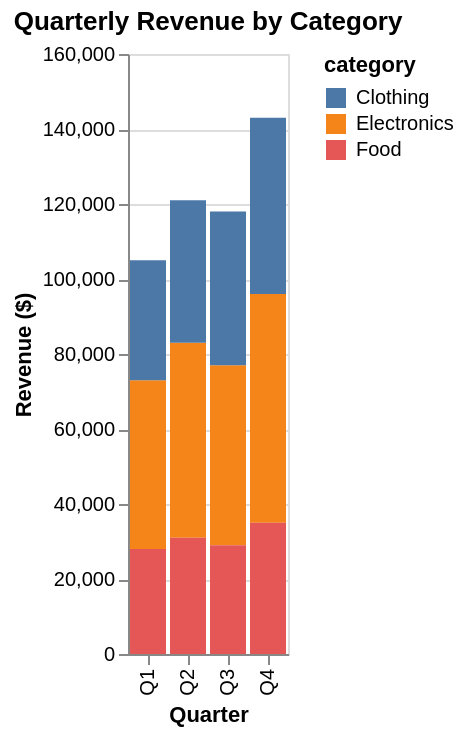

Vega-Lite specification stored for this chart:
### Vega-Lite specification from a JSON file in a GitHub repository (floating-point values rounded to 4 significant figures)
{"$schema": "https://vega.github.io/schema/vega-lite/v6.json", "description": "Quarterly revenue by product category", "data": {"values": [{"quarter": "Q1", "category": "Electronics", "revenue": 45000}, {"quarter": "Q1", "category": "Clothing", "revenue": 32000}, {"quarter": "Q1", "category": "Food", "revenue": 28000}, {"quarter": "Q2", "category": "Electronics", "revenue": 52000}, {"quarter": "Q2", "category": "Clothing", "revenue": 38000}, {"quarter": "Q2", "category": "Food", "revenue": 31000}, {"quarter": "Q3", "category": "Electronics", "revenue": 48000}, {"quarter": "Q3", "category": "Clothing", "revenue": 41000}, {"quarter": "Q3", "category": "Food", "revenue": 29000}, {"quarter": "Q4", "category": "Electronics", "revenue": 61000}, {"quarter": "Q4", "category": "Clothing", "revenue": 47000}, {"quarter": "Q4", "category": "Food", "revenue": 35000}]}, "mark": "bar", "encoding": {"x": {"field": "quarter", "type": "nominal", "axis": {"title": "Quarter"}}, "y": {"field": "revenue", "type": "quantitative", "axis": {"title": "Revenue ($)"}}, "color": {"field": "category", "type": "nominal"}}, "title": "Quarterly Revenue by Category"}
